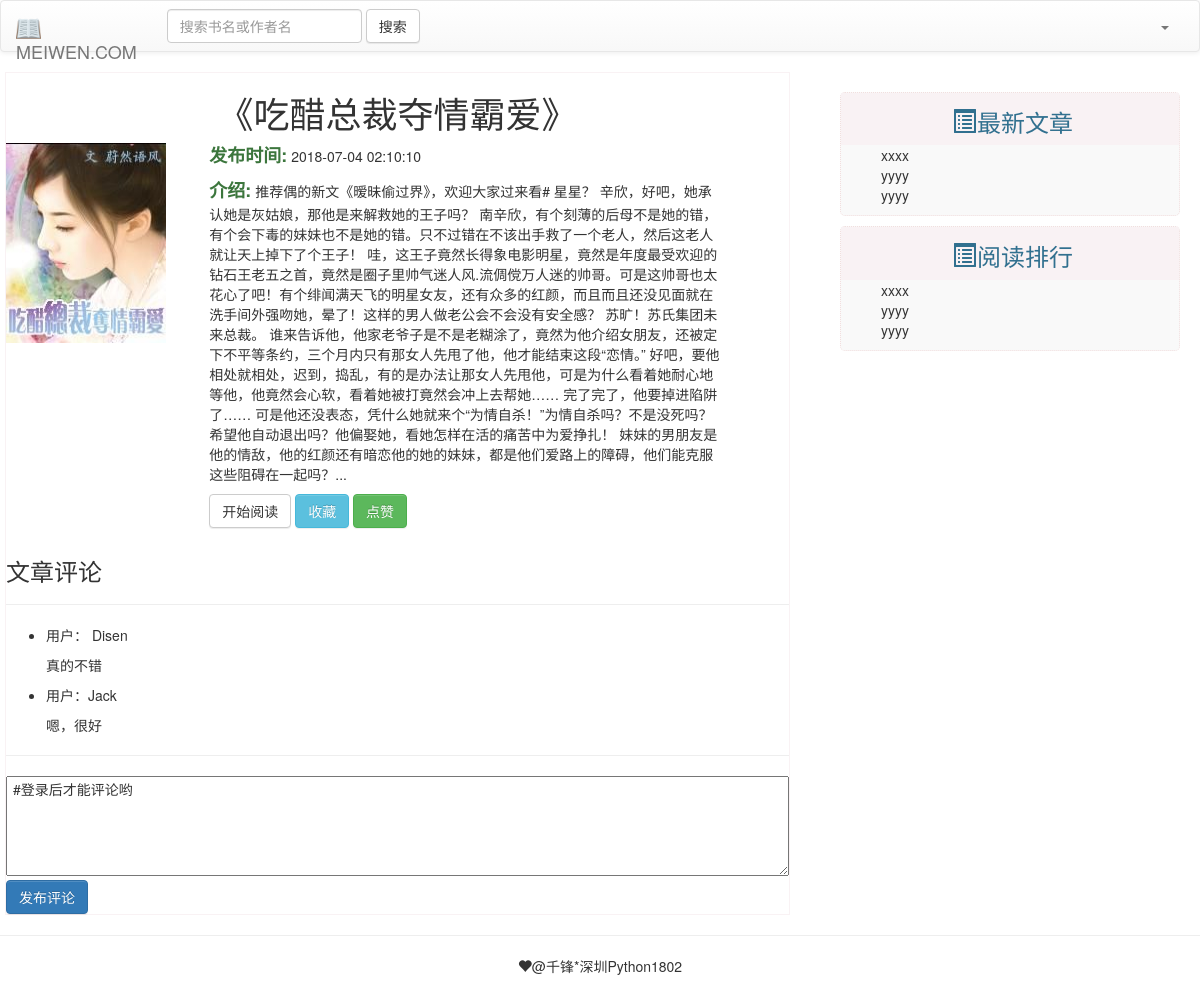
Screenshot of /art/show/?id=1 with the database file from the repository.
### artapp/models.py (models this page shows)
class Art(models.Model):
    title = models.CharField(max_length=50, unique=True, verbose_name='文章名')
    author = models.CharField(max_length=50, blank=True, verbose_name='作者')
    summary = models.TextField(verbose_name='概述')
    img = models.ImageField(upload_to='images', verbose_name='文章的图片')
    counter = models.IntegerField(default=0, verbose_name='阅读次数')
    publish_time = models.DateTimeField(auto_now_add=True, verbose_name='发布时间')
    tag = models.ForeignKey(ArtTag,
                            on_delete=models.SET_NULL,
                            null=True)

### artapp/views_art.py (the view)
def show(request):
    id = request.GET.get('id')
    print('-- show id--', id)
    art = Art.objects.get(id=id)
    return render(request, 'art/art_info.html',
                  {'art': art})

### templates/art/art_info.html (shortened to what this page needs)
{% extends 'base.html' %}
{% load staticfiles %}
{% block css %}
    <link rel="stylesheet" href="/static/art/css/info.css">
{% endblock %}
{% block content %}
    <div class="row">
        <div class="col-xs-8">
            <div class="art-info">
                <h1 class="text-center">{{ art.title }}</h1>
                <div class="row">
                    <div class="col-xs-3">
                        <img src="/static/art_ups/{{ art.img }}"
                             height="200" width="160">
                    </div>
                    <div class="col-xs-8">
                        <p>
                            <b class="text-success" style="font-size: 18px">发布时间:</b>
                            {{ art.publish_time|date:'Y-m-d H:i:s' }}
                        </p>
                        <p>
                            <b class="text-success" style="font-size: 18px">介绍:</b>
                            <span>{{ art.summary|safe }}</span>
                        </p>
                        <p>
                            <a href="" class="btn btn-default">开始阅读</a>
                            <a href="" class="btn btn-info">收藏</a>
                            <a href="" class="btn btn-success">点赞</a>
                        </p>
                    </div>
                </div>
                <div>
                    <h3>文章评论</h3>
                    <hr>
                    <ul>
                        <li>
                            <p>用户： Disen</p>
                            <p> 真的不错</p>
                        </li>
                        <li>
                            <p>用户：Jack </p>
                            <p> 嗯，很好</p>
                        </li>
                    </ul>
                </div>
                <div>
                    <hr>
                    <textarea style="width: 100%;height: 100px"> #登录后才能评论哟</textarea>
                    <br>
                    <button class="btn btn-primary">发布评论</button>
                </div>
            </div>
        </div>
        <div class="col-xs-4">
            <div class="row" style="height: 600px; margin: 10px">
                <section>
                    <h3 class="text-info">
                        <span class="glyphicon glyphicon-list-alt"></span>最新文章</h3>
                    <ul style="list-style: none">
                        <li>xxxx</li>
                        <li>yyyy</li>
                        <li>yyyy</li>
                    </ul>
                </section>
                <section>
                    <h3 class="text-info">
                        <span class="glyphicon glyphicon-list-alt"></span>阅读排行
                    </h3>
                    <ul style="list-style: none">
                        <li>xxxx</li>
                        <li>yyyy</li>
                        <li>yyyy</li>
                    </ul>
                </section>
            </div>
        </div>
    </div>
{% endblock %}

### static/art/css/info.css (style rules this page uses)
section { background-color: #f9f9f9; border: 1px dotted #f2dede; border-radius: 5px; margin: 10px; }
section h3 { text-align: center; background-color: #f9f2f4; padding: 10px; margin: 0px; }
section h3 span { display: inline-block; width: 20px; height: 20px; margin: 5px; }
.art-info { margin-left: 5px; border: 1px solid #f9f2f4; }

### rows the page displays
Art: title "《吃醋总裁夺情霸爱》", img (picture), publish_time "2018-07-04 02:10:10", summary "推荐偶的新文《暧昧偷过界》，欢迎大家过来看# 星星？ 辛欣，好吧，她承认她是灰姑娘，那他是来解救她的王子吗？ 南辛欣，有个刻薄的后母不是她的错，有个会下毒的妹妹也不是她的错。只不过错在不该出手救了一个老人，然后这老人就让天上掉下了个王子！ 哇，这王子竟然长得象电影明星，竟然是年度最受欢迎的钻石王老五之首，竟然是圈子里帅气迷人风.流倜傥万人迷的帅哥。可是这帅哥也太花心了吧！有个绯闻满天飞的明星女友，还有众多的红颜，而且而且还没见面就在洗手间外强吻她，晕了！这样的男人做老公会不会没有安全感？ 苏旷！苏氏集团未来总裁。 谁来告诉他，他家老爷子是不是老糊涂了，竟然为他介绍女朋友，还被定下不平等条约，三个月内只有那女人先甩了他，他才能结束这段“恋情。” 好吧，要他相处就相处，迟到，捣乱，有的是办法让那女人先甩他，可是为什么看着她耐心地等他，他竟然会心软，看着她被打竟然会冲上去帮她…… 完了完了，他要掉进陷阱了…… 可是他还没表态，凭什么她就来个“为情自杀！”为情自杀吗？不是没死吗？希望他自动退出吗？他偏娶她，看她怎样在活的痛苦中为爱挣扎！ 妹妹的男朋友是他的情敌，他的红颜还有暗恋他的她的妹妹，都是他们爱路上的障碍，他们能克服这些阻碍在一起吗？..."
